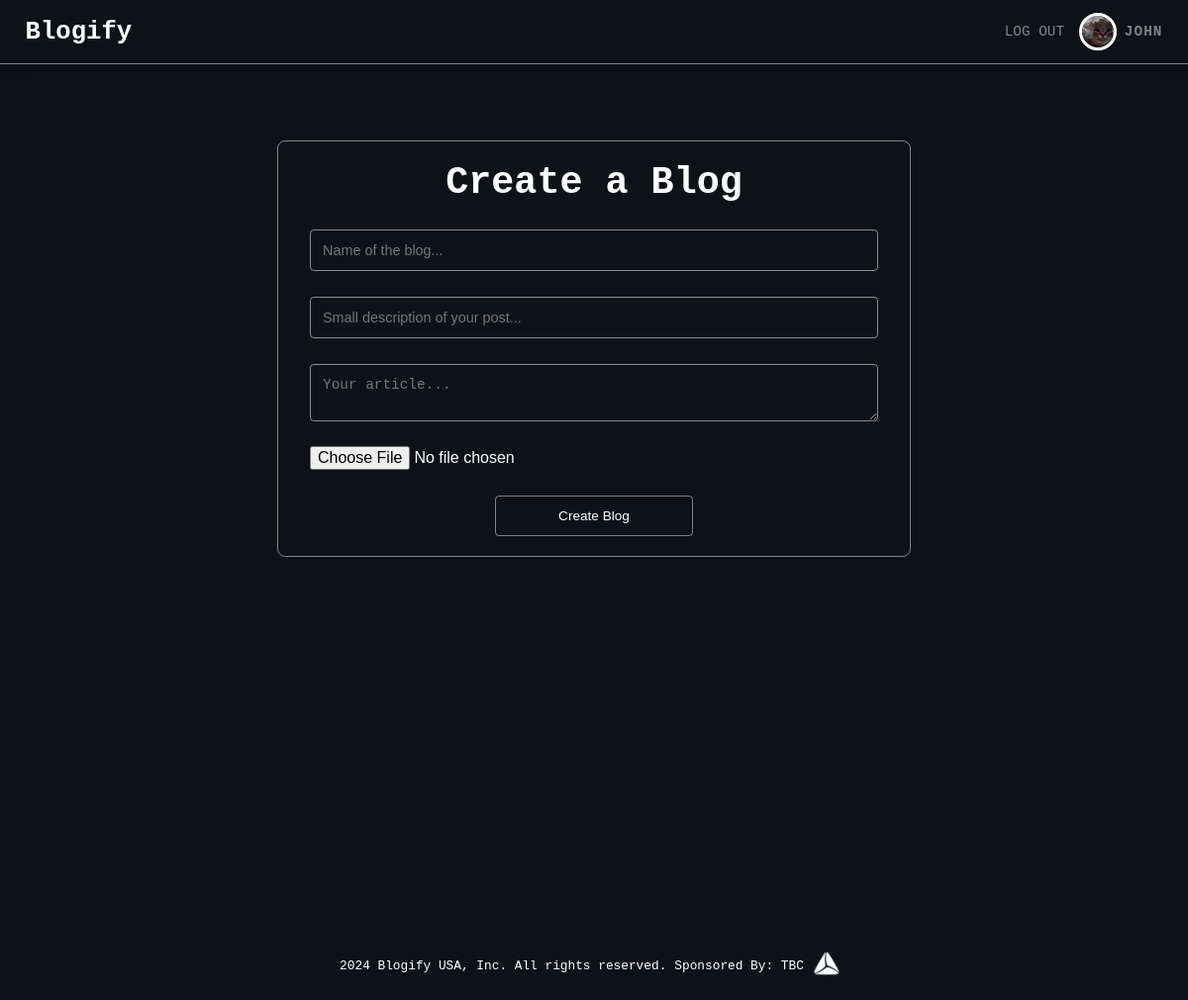
The page /blogs/create (signed in) on the database its author committed.
### models.py (models this page shows, shortened)
class User(db.Model, UserMixin):
    id = db.Column(db.Integer, primary_key=True)
    name = db.Column(db.String, nullable=False)
    email = db.Column(db.String, nullable=False, unique=True)
    password = db.Column(db.String, nullable=False)
    image = db.Column(db.String, nullable=False, default="default_user.jpg")
    role = db.Column(db.String, nullable=False, default="user")

### routes.py (the view)
@app.route("/blogs/create", methods=["GET", "POST"])
@login_required
def renderBlogForm():
    form = BlogForm()
    if form.validate_on_submit():
        f = form.bg_image.data
        image_name = "default_blog.png"
        if f:
            filename, filetype = os.path.splitext(secure_filename(f.filename))
            filename = uuid4()
            image_name = f"{filename}{filetype}"
            filepath = os.path.join(
                app.root_path, "static", "images", "blogs", f"{filename}{filetype}"
            )
            f.save(filepath)
        blog = Blog(
            name=form.name.data,
            description=form.description.data,
            article=form.article.data,
            user=current_user.id,
            likes=0,
            dislikes=0,
            image=image_name,
        )
        blog.add()
        return redirect(f"/blogs/{blog.id}")
    else:
        print(form.errors)
    return render_template("blogCreate.html", form=form, title="Create Blog")

### forms.py
class BlogForm(FlaskForm):
    name = StringField(
        "Name of the blog...",
        validators=[
            DataRequired("Blog must have a name"),
            Length(
                min=5,
                max=80,
                message="Blog name must be more than 5 and less than 80 characters!",
            ),
        ],
    )
    description = StringField(
        "Small description of your post...",
        validators=[
            DataRequired("Blog must have a description"),
            Length(
                min=5,
                max=120,
                message="Blog Description must be more than 5 and less than 120 characters!",
            ),
        ],
    )
    article = TextAreaField(
        "Your article...",
        validators=[
            DataRequired("Blog must have an article in it"),
            Length(
                min=10,
                message="Blog Article must be equal to or more than 10 characters!",
            ),
        ],
    )
    bg_image = FileField(
        "Cover Image for your blog.",
        validators=[FileAllowed(["jpg", "png", "webp", "jpeg"])],
    )
    submit = SubmitField("Create Blog")

### models.py (called while the page is built)
@login_manager.user_loader
def load_user(user_id):
    return User.query.get(user_id)

### templates/blogCreate.html (shortened to what this page needs)
{% extends "base.html" %} {% block content %}
<main class="main blog_create">
	<form method="post" class="blog_form" enctype="multipart/form-data">
		<h1 class="heading-primary">Create a Blog</h1>
		<div class="blog_form__box">{{ form.name(placeholder=form.name.label.text, class="blog_form__field" ) }}</div>
		<div class="blog_form__box">
			{{ form.description(placeholder=form.description.label.text, class="blog_form__field" ) }}
		</div>
		<div class="blog_form__box">
			{{ form.article(placeholder=form.article.label.text, class="blog_form__field") }}
		</div>
		<div class="blog_form__box">{{form.bg_image(class="blog_form__upload")}}</div>
		{{ form.submit(class="btn__create-blog") }}
	</form>
</main>
{% endblock %}

### templates/_header.html
<header class="header">
	<h2 class="heading-secondary header__logo"><a href="/">Blogify</a></h2>
	{% if current_user.is_authenticated %}
	<div class="header__user">
		<div class="header__user-logout">
			<a class="header__user-logout-link" href="/user/logout">Log Out</a>
		</div>
		<div class="header__user-img">
			<a class="header__user-link" href="/me">
				<img src="/static/images/users/{{current_user.image}}" alt="Image of the User" />
			</a>
		</div>
		<div class="header__user-content">
			<p class="header__user-name">{{current_user.name.split(' ')[0].upper()}}</p>
		</div>
	</div>
	{% else %}
	<div class="header__options">
		<a href="/login" class="btn-login">Log In</a>
		<a href="/signup" class="btn-signup">Sign Up</a>
	</div>
	{% endif %}
</header>

### static/css/style.css (style rules this page uses)
*, *::before, *::after { margin: 0; padding: 0; box-sizing: inherit; }
html { font-size: 62.5%; }
@media only screen and (max-width: 1200px) { html { font-size: 50%; } }
body { box-sizing: border-box; font-size: 1.6rem; font-family: monospace; overflow-x: hidden; background-color: #0e1217; width: 100%; }
a { text-decoration: none; }
.main { padding: 4.8rem 1rem; min-height: 100vh; background-color: #0e1217; }
.heading-primary { color: #ffffff; font-size: 4.8rem; }
.heading-secondary { color: #ffffff; font-size: 3.2rem; }
.header { display: flex; align-items: center; justify-content: space-between; width: 100%; box-shadow: 0 0 2rem rgba(0, 0, 0, 0.3); padding: 2rem 3.2rem; background-color: transparent; border-bottom: 1px solid rgba(255, 255, 255, 0.5); }
.header__logo a { color: inherit; transition: all 0.3s; }
.header__user { display: flex; align-items: center; gap: 1.3rem; }
.header__user-img { width: 4rem; height: 4rem; border-radius: 50%; outline: 3px solid #ffffff; overflow: hidden; transition: all 0.3s; }
.header__user-img img { width: 100%; height: 100%; }
.header__user-content { color: rgba(255, 255, 255, 0.47); font-size: 1.8rem; font-weight: 600; letter-spacing: 1px; }
.header__user-logout { margin-right: 1rem; transition: all 0.3s; }
.header__user-logout-link { font-size: 1.8rem; text-transform: uppercase; color: rgba(255, 255, 255, 0.47); }
.btn__create-blog, .btn__edit-blog { padding: 1.5rem 2rem; background-color: transparent; color: #ffffff; border: 1px solid rgba(255, 255, 255, 0.47); border-radius: 0.5rem; transition: all 0.3s; font-size: 2rem; }
.blog_create { margin: 4.8rem 0; display: flex; justify-content: center; }
.blog_form { max-width: 80rem; width: 100%; height: 100%; padding: 2.5rem 4rem; border: 1px solid rgba(255, 255, 255, 0.47); border-radius: 1rem; display: flex; flex-direction: column; align-items: center; gap: 3.2rem; }
.blog_form__box { width: 100%; display: flex; flex-direction: column; gap: 0.8rem; }
.blog_form__field { width: 100%; border-radius: 0.5rem; background-color: transparent; border: 1px solid rgba(255, 255, 255, 0.5); color: #ffffff; padding: 1.5rem; font-size: 1.8rem; resize: vertical; }
.blog_form .btn__create-blog { width: 35%; font-size: 1.7rem; }
.blog_form__upload { color: #ffffff; font-size: 2rem; }

### rows shown on the page
User: image (picture), name.split "JOHN"
